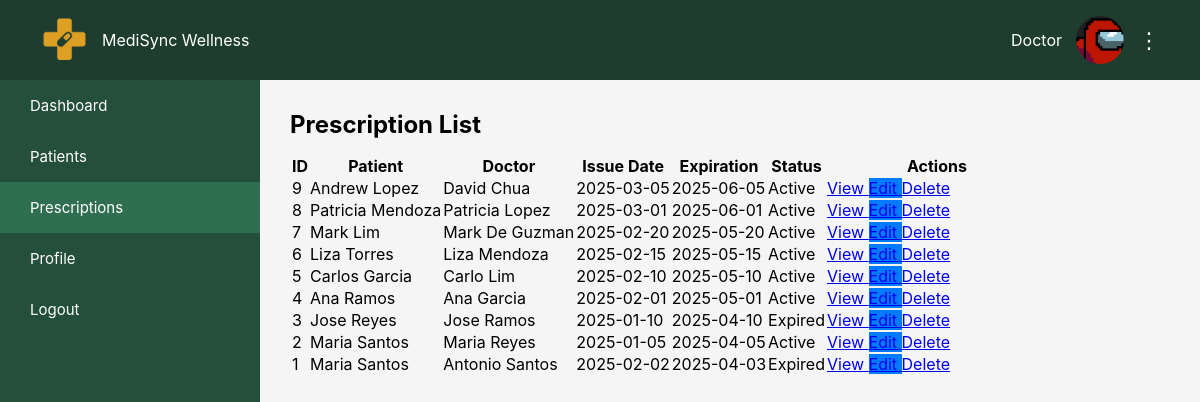
The app's page /backend/DISTRIBUTE_TO_APPROPRIATE_FILES/doctor/view_prescription.php with its own data.
### tables this page shows
CREATE TABLE IF NOT EXISTS `prescription` (
  `prescriptionID` int NOT NULL AUTO_INCREMENT,
  `patientID` int NOT NULL,
  `issueDate` date NOT NULL,
  `expirationDate` date NOT NULL,
  `status` text NOT NULL,
  `doctorID` int NOT NULL,
  PRIMARY KEY (`prescriptionID`),
  KEY `patientID` (`patientID`),
  KEY `fk_prescription_doctor` (`doctorID`)
);

CREATE TABLE IF NOT EXISTS `patient` (
  `patientID` int NOT NULL AUTO_INCREMENT,
  `firstName` text NOT NULL,
  `lastName` text NOT NULL,
  `password` varchar(255) NOT NULL,
  `birthDate` date NOT NULL,
  `gender` text NOT NULL,
  `contactNumber` varchar(10) DEFAULT NULL,
  `address` text NOT NULL,
  `email` text NOT NULL,
  `doctorID` int DEFAULT NULL,
  `healthCondition` text,
  `allergies` text,
  `currentMedication` text,
  `knownDiseases` text,
  PRIMARY KEY (`patientID`),
  KEY `fk_patient_doctor` (`doctorID`)
);

CREATE TABLE IF NOT EXISTS `doctor` (
  `doctorID` int NOT NULL AUTO_INCREMENT,
  `firstName` text NOT NULL,
  `lastName` text NOT NULL,
  `password` varchar(255) NOT NULL,
  `specialization` text NOT NULL,
  `licenseNumber` int NOT NULL,
  `email` text NOT NULL,
  `clinicAddress` text NOT NULL,
  `status` enum('active','pending') NOT NULL DEFAULT 'pending',
  PRIMARY KEY (`doctorID`)
);

### backend/DISTRIBUTE_TO_APPROPRIATE_FILES/doctor/view_prescription.php (the view, shortened to what this page needs)
<?php
include('../includes/db_connect.php');
$sql = "
    SELECT
        p.prescriptionID,
        p.issueDate,
        p.expirationDate,
        p.status,
        pat.firstName AS patientFirst,
        pat.lastName AS patientLast,
        d.firstName AS doctorFirst,
        d.lastName AS doctorLast
    FROM prescription p
    LEFT JOIN patient pat ON pat.patientID = p.patientID
    LEFT JOIN doctor d ON d.doctorID = p.doctorID
    ORDER BY p.prescriptionID DESC
";
$list = $conn->query($sql);
?>
    <div class="card">
        <h2 style="margin-bottom:15px;">Prescription List</h2>
        <table>
            <thead>
            <tr>
                <th>ID</th>
                <th>Patient</th>
                <th>Doctor</th>
                <th>Issue Date</th>
                <th>Expiration</th>
                <th>Status</th>
                <th style="width:220px;">Actions</th>
            </tr>
            </thead>
            <tbody>
            <?php while ($p = $list->fetch_assoc()): ?>
                <tr>
                    <td><?= $p['prescriptionID'] ?></td>
                    <td>
                        <?= htmlspecialchars($p['patientFirst'] . " " . $p['patientLast']) ?>
                    </td>
                    <td>
                        <?= htmlspecialchars($p['doctorFirst'] . " " . $p['doctorLast']) ?>
                    </td>
                    <td><?= htmlspecialchars($p['issueDate']) ?></td>
                    <td><?= htmlspecialchars($p['expirationDate']) ?></td>
                    <td><?= htmlspecialchars($p['status']) ?></td>
                    <td>
                        <a href="view_patient_prescription.php?id=<?= $p['prescriptionID'] ?>" class="btn">
                            View
                        </a>
                        <a href="edit_prescription.php?id=<?= $p['prescriptionID'] ?>" class="btn" style="background:#007bff;">
                            Edit
                        </a>
                        <a href="delete_prescription.php?id=<?= $p['prescriptionID'] ?>"
                           class="btn btn-danger"
                           onclick="return confirm('Delete this prescription?');">
                            Delete
                        </a>
                    </td>
                </tr>
            <?php endwhile; ?>
            </tbody>
        </table>
    </div>
<?php
include('doctor_standard.php');
?>

### frontend/css/patient/layout_standard.css (style rules this page uses)
* { margin: 0; padding: 0; box-sizing: border-box; font-family: "Inter", sans-serif; }
body { display: flex; background: #f5f5f5; }

### records on screen
prescription: prescriptionID "9", patientID.lastName "Andrew Lopez", doctorID.lastName "David Chua", issueDate "2025-03-05", expirationDate "2025-06-05", status "Active"
prescription: prescriptionID "8", patientID.lastName "Patricia Mendoza", doctorID.lastName "Patricia Lopez", issueDate "2025-03-01", expirationDate "2025-06-01", status "Active"
prescription: prescriptionID "7", patientID.lastName "Mark Lim", doctorID.lastName "Mark De Guzman", issueDate "2025-02-20", expirationDate "2025-05-20", status "Active"
prescription: prescriptionID "6", patientID.lastName "Liza Torres", doctorID.lastName "Liza Mendoza", issueDate "2025-02-15", expirationDate "2025-05-15", status "Active"
prescription: prescriptionID "5", patientID.lastName "Carlos Garcia", doctorID.lastName "Carlo Lim", issueDate "2025-02-10", expirationDate "2025-05-10", status "Active"
prescription: prescriptionID "4", patientID.lastName "Ana Ramos", doctorID.lastName "Ana Garcia", issueDate "2025-02-01", expirationDate "2025-05-01", status "Active"
prescription: prescriptionID "3", patientID.lastName "Jose Reyes", doctorID.lastName "Jose Ramos", issueDate "2025-01-10", expirationDate "2025-04-10", status "Expired"
prescription: prescriptionID "2", patientID.lastName "Maria Santos", doctorID.lastName "Maria Reyes", issueDate "2025-01-05", expirationDate "2025-04-05", status "Active"
prescription: prescriptionID "1", patientID.lastName "Maria Santos", doctorID.lastName "Antonio Santos", issueDate "2025-02-02", expirationDate "2025-04-03", status "Expired"

### other values on screen
$user_name "Doctor"
$label "Dashboard"
$label "Patients"
$label "Prescriptions"
$label "Profile"
